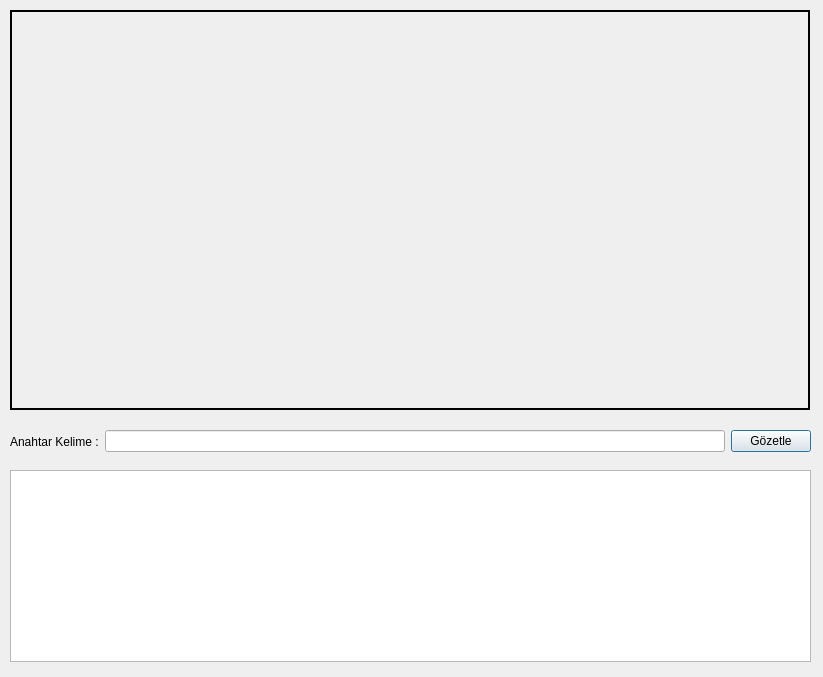
<?xml version="1.0" encoding="UTF-8"?>
<ui version="4.0">
 <class>Dialog</class>
 <widget class="QDialog" name="Dialog">
  <property name="geometry">
   <rect>
    <x>0</x>
    <y>0</y>
    <width>823</width>
    <height>677</height>
   </rect>
  </property>
  <property name="windowTitle">
   <string>Twitter Gözetleyici</string>
  </property>
  <widget class="QLabel" name="label">
   <property name="geometry">
    <rect>
     <x>10</x>
     <y>10</y>
     <width>800</width>
     <height>400</height>
    </rect>
   </property>
   <property name="frameShape">
    <enum>QFrame::WinPanel</enum>
   </property>
   <property name="text">
    <string/>
   </property>
  </widget>
  <widget class="QListWidget" name="listWidget">
   <property name="geometry">
    <rect>
     <x>10</x>
     <y>470</y>
     <width>801</width>
     <height>192</height>
    </rect>
   </property>
  </widget>
  <widget class="QWidget" name="layoutWidget">
   <property name="geometry">
    <rect>
     <x>10</x>
     <y>429</y>
     <width>801</width>
     <height>25</height>
    </rect>
   </property>
   <layout class="QHBoxLayout" name="horizontalLayout">
    <item>
     <widget class="QLabel" name="label_2">
      <property name="text">
       <string>Anahtar Kelime :</string>
      </property>
     </widget>
    </item>
    <item>
     <widget class="QLineEdit" name="lineEdit"/>
    </item>
    <item>
     <widget class="QPushButton" name="pushButton">
      <property name="text">
       <string>Gözetle</string>
      </property>
     </widget>
    </item>
   </layout>
  </widget>
 </widget>
 <resources/>
 <connections/>
</ui>
